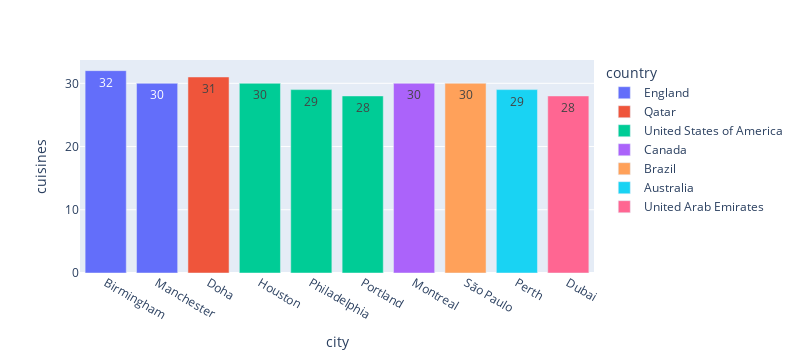

Source (notebook cell):
### Markdown cell above
#### Visualização de dados da pergunta 05

### Code cell
#Cidades (10) com maior diversisdade de tipos culinários

fig3 = px.bar(cidade_culinarias_distintas, x = 'city', y = 'cuisines', color = 'country', text = 'cuisines', width = 800)

fig3

### Figure 1 — Plotly figure (JSON) as saved in the notebook; plotly's stock layout.template omitted (floating-point values rounded to 4 significant figures)
{"data": [{"alignmentgroup": "True", "hovertemplate": "country=England<br>city=%{x}<br>cuisines=%{text}<extra></extra>", "legendgroup": "England", "marker": {"color": "#636efa", "pattern": {"shape": ""}}, "name": "England", "offsetgroup": "England", "orientation": "v", "showlegend": true, "text": [32, 30], "textposition": "auto", "type": "bar", "x": ["Birmingham", "Manchester"], "xaxis": "x", "y": [32, 30], "yaxis": "y"}, {"alignmentgroup": "True", "hovertemplate": "country=Qatar<br>city=%{x}<br>cuisines=%{text}<extra></extra>", "legendgroup": "Qatar", "marker": {"color": "#EF553B", "pattern": {"shape": ""}}, "name": "Qatar", "offsetgroup": "Qatar", "orientation": "v", "showlegend": true, "text": [31], "textposition": "auto", "type": "bar", "x": ["Doha"], "xaxis": "x", "y": [31], "yaxis": "y"}, {"alignmentgroup": "True", "hovertemplate": "country=United States of America<br>city=%{x}<br>cuisines=%{text}<extra></extra>", "legendgroup": "United States of America", "marker": {"color": "#00cc96", "pattern": {"shape": ""}}, "name": "United States of America", "offsetgroup": "United States of America", "orientation": "v", "showlegend": true, "text": [30, 29, 28], "textposition": "auto", "type": "bar", "x": ["Houston", "Philadelphia", "Portland"], "xaxis": "x", "y": [30, 29, 28], "yaxis": "y"}, {"alignmentgroup": "True", "hovertemplate": "country=Canada<br>city=%{x}<br>cuisines=%{text}<extra></extra>", "legendgroup": "Canada", "marker": {"color": "#ab63fa", "pattern": {"shape": ""}}, "name": "Canada", "offsetgroup": "Canada", "orientation": "v", "showlegend": true, "text": [30], "textposition": "auto", "type": "bar", "x": ["Montreal"], "xaxis": "x", "y": [30], "yaxis": "y"}, {"alignmentgroup": "True", "hovertemplate": "country=Brazil<br>city=%{x}<br>cuisines=%{text}<extra></extra>", "legendgroup": "Brazil", "marker": {"color": "#FFA15A", "pattern": {"shape": ""}}, "name": "Brazil", "offsetgroup": "Brazil", "orientation": "v", "showlegend": true, "text": [30], "textposition": "auto", "type": "bar", "x": ["São Paulo"], "xaxis": "x", "y": [30], "yaxis": "y"}, {"alignmentgroup": "True", "hovertemplate": "country=Australia<br>city=%{x}<br>cuisines=%{text}<extra></extra>", "legendgroup": "Australia", "marker": {"color": "#19d3f3", "pattern": {"shape": ""}}, "name": "Australia", "offsetgroup": "Australia", "orientation": "v", "showlegend": true, "text": [29], "textposition": "auto", "type": "bar", "x": ["Perth"], "xaxis": "x", "y": [29], "yaxis": "y"}, {"alignmentgroup": "True", "hovertemplate": "country=United Arab Emirates<br>city=%{x}<br>cuisines=%{text}<extra></extra>", "legendgroup": "United Arab Emirates", "marker": {"color": "#FF6692", "pattern": {"shape": ""}}, "name": "United Arab Emirates", "offsetgroup": "United Arab Emirates", "orientation": "v", "showlegend": true, "text": [28], "textposition": "auto", "type": "bar", "x": ["Dubai"], "xaxis": "x", "y": [28], "yaxis": "y"}], "layout": {"barmode": "relative", "height": 360, "legend": {"title": {"text": "country"}, "tracegroupgap": 0}, "margin": {"t": 60}, "width": 800, "xaxis": {"anchor": "y", "autorange": true, "domain": [0, 1], "range": [-0.5, 9.5], "title": {"text": "city"}, "type": "category"}, "yaxis": {"anchor": "x", "autorange": true, "domain": [0, 1], "range": [0, 33.68], "title": {"text": "cuisines"}, "type": "linear"}}}
